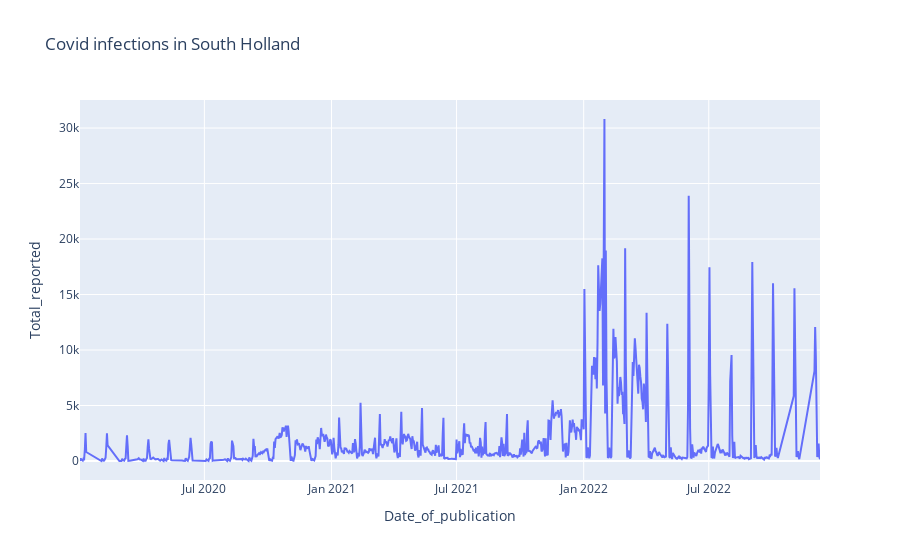

Write notebook code for a chart like this one.
### Code cell
df_day3 = df_day.drop(index='2022-08-02')
                 
fig = px.line(df_day3, 
              x=df_day3.index, 
              y='Total_reported',
              title='Covid infections in South Holland'
             )
fig.show()

#upper = np.where(df_day['Total_reported'] >= 40000)
#df_day.drop(upper)

### Figure 1 — Plotly figure (JSON) as saved in the notebook; plotly's stock layout.template omitted (floating-point values rounded to 4 significant figures; data arrays with more than 128 entries replaced by an {"elided": "..."} marker saying what was removed)
{"data": [{"hovertemplate": "Date_of_publication=%{x}<br>Total_reported=%{y}<extra></extra>", "legendgroup": "", "line": {"color": "#636efa", "dash": "solid"}, "marker": {"symbol": "circle"}, "mode": "lines", "name": "", "orientation": "v", "showlegend": false, "type": "scatter", "x": {"elided": "952 str values"}, "xaxis": "x", "y": {"elided": "952 int values"}, "yaxis": "y"}], "layout": {"legend": {"tracegroupgap": 0}, "title": {"text": "Covid infections in South Holland"}, "xaxis": {"anchor": "y", "domain": [0, 1], "title": {"text": "Date_of_publication"}}, "yaxis": {"anchor": "x", "domain": [0, 1], "title": {"text": "Total_reported"}}}}
